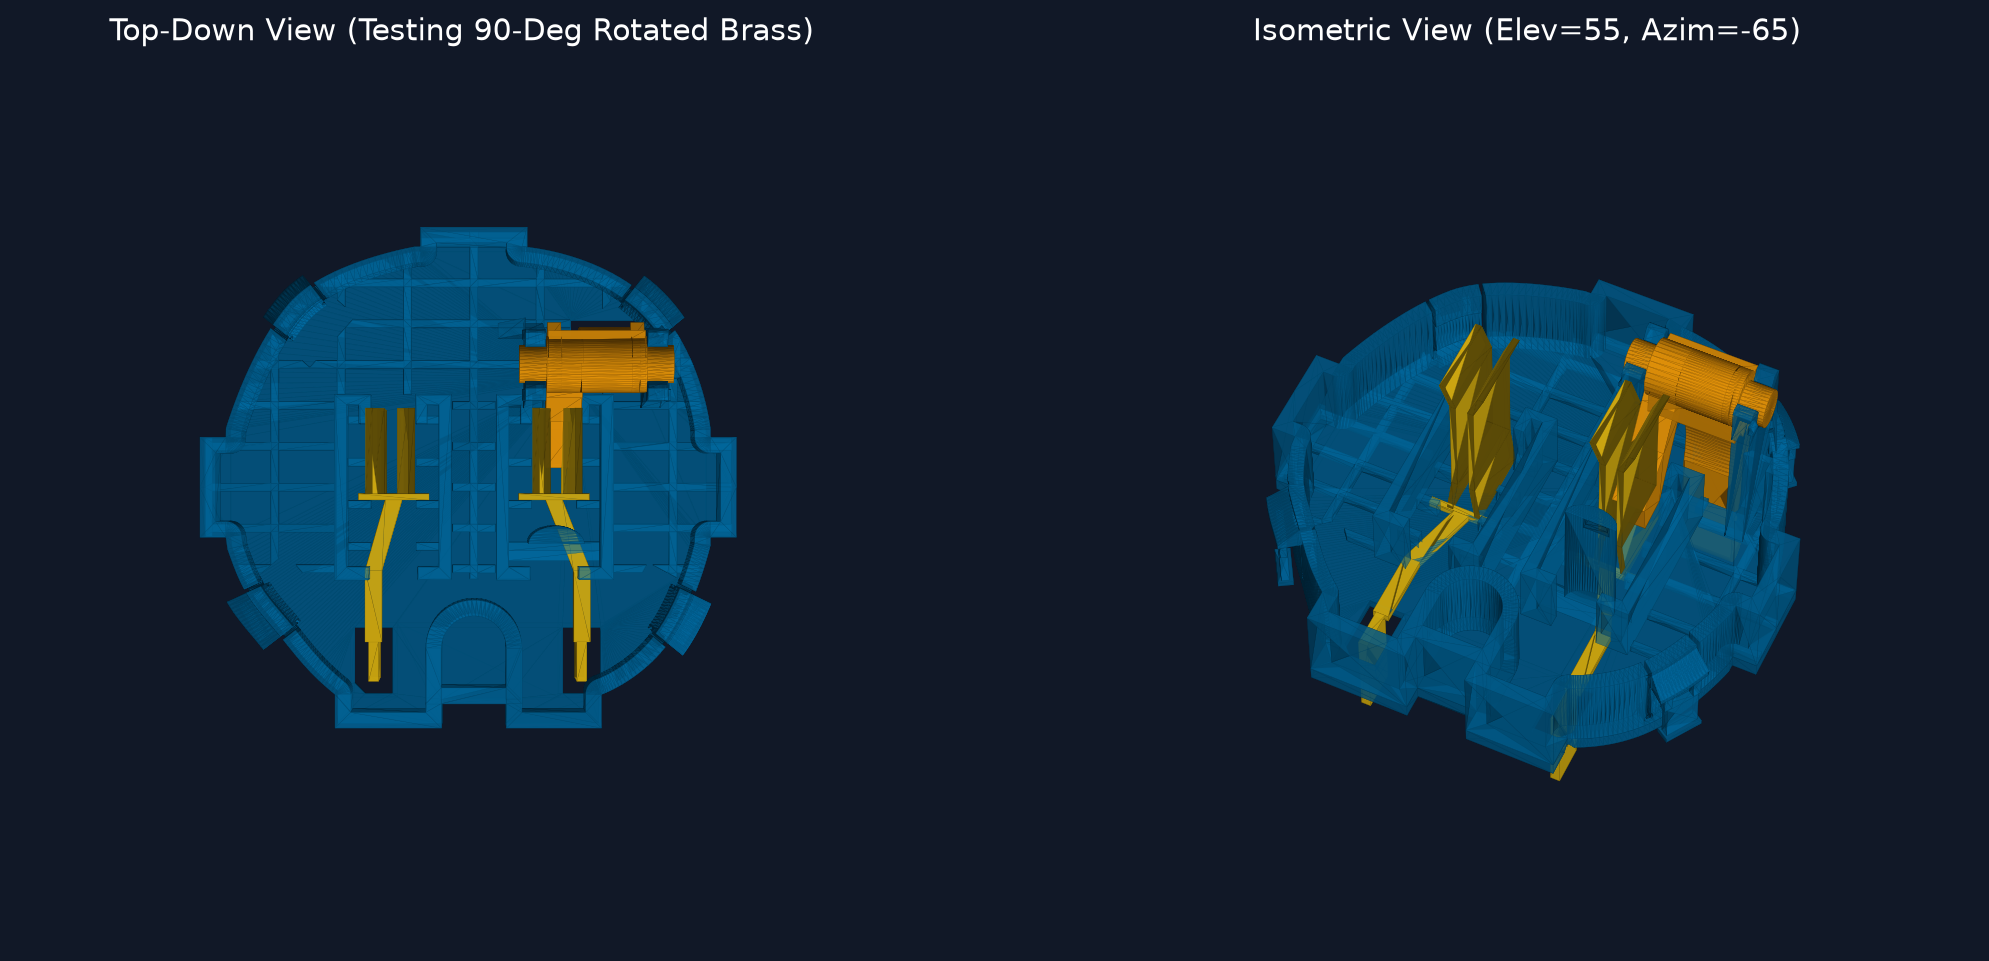

Python code for this plot:
"""
testing/test_rotated_brass.py
Builds accurate 3D mesh of the OEM brass contacts with the correct 90-degree orientation:
- Left & Right spring leaves pinching in X
- Open gap running along Y for plug blade insertion in -Z
- Bottom runner extending to floor slit and blade protruding under the floor (Z < 0)
"""

import os
import sys
import numpy as np
import trimesh
import matplotlib.pyplot as plt
from shapely.geometry import Polygon

sys.path.insert(0, os.path.abspath(os.path.join(os.path.dirname(__file__), '..')))
from build_part import build_exact_3d_model, extrude_shapely_geom, BASE_THICK
from build_shaft import build_shaft_rocker_mesh

def build_accurate_brass_contact(is_hot=True):
    """
    Constructs an accurate 3D mesh of the OEM stamped brass contact:
    - Leaves pinch along X (separated by pinch throat gap D1b=1.0mm, belly D1a=5.0mm, mouth D5=4.3mm)
    - Leaves extend along Y (Y from -5.8 to +5.8mm, height Z from 1.0 to 15.4mm)
    - Connecting bridge at Y = -5.8mm
    - Runner on floor to slit
    - Terminal blade extending under floor (-Z down to -5.5mm)
    """
    xc = 6.28 if is_hot else -6.28
    slit_x = 8.453 if is_hot else -7.853
    
    # Caliper dimensions
    D1A = 5.00   # Wide belly gap in X
    D1B = 1.00   # Throat pinch gap in X
    D2  = 14.40  # Total height in Z above Z=1.0mm
    D4  = 8.40   # Throat elevation in Z above Z=1.0mm
    D5  = 4.30   # Top flare opening in X
    THICK = 0.50 # Sheet thickness
    th = THICK / 2.0
    
    z_base = BASE_THICK # 1.00mm
    z_belly = z_base + 4.50
    z_throat = z_base + D4
    z_top = z_base + D2
    
    # Left Leaf profile in X-Z (relative to xc):
    # Matches real OEM contact: upright parallel spring leaves with top lead-in flare
    left_pts = [
        (-1.20, z_base),
        (-0.75, z_base + 3.0),
        (-0.75, 12.2),
        (-1.60, 14.0)
    ]
    # Right Leaf profile in X-Z (relative to xc):
    right_pts = [
        (1.20, z_base),
        (0.75, z_base + 3.0),
        (0.75, 12.2),
        (1.60, 14.0)
    ]
    
    poly_left_xz = [(p[0] - th, p[1]) for p in left_pts] + [(p[0] + th, p[1]) for p in reversed(left_pts)]
    poly_right_xz = [(p[0] - th, p[1]) for p in right_pts] + [(p[0] + th, p[1]) for p in reversed(right_pts)]
    
    p_l = Polygon(poly_left_xz)
    p_r = Polygon(poly_right_xz)
    
    # Extrude along Y: from Y = -0.50 to +5.94 (length = 6.44mm, matching photo)
    y_len = 6.44
    y_start = -0.50
    
    # extrude_shapely_geom extrudes in Z. We then map: X->X, Y->Z(new), Z->Y(new)
    m_l = extrude_shapely_geom(p_l, height=y_len)
    vl = m_l.vertices.copy()
    vl_new = np.zeros_like(vl)
    vl_new[:, 0] = vl[:, 0]
    vl_new[:, 1] = vl[:, 2] + y_start  # Y axis
    vl_new[:, 2] = vl[:, 1]           # Z axis
    m_l.vertices = vl_new
    
    m_r = extrude_shapely_geom(p_r, height=y_len)
    vr = m_r.vertices.copy()
    vr_new = np.zeros_like(vr)
    vr_new[:, 0] = vr[:, 0]
    vr_new[:, 1] = vr[:, 2] + y_start  # Y axis
    vr_new[:, 2] = vr[:, 1]           # Z axis
    m_r.vertices = vr_new
    
    # Transverse bridge connecting left and right leaves at Y in [-1.0, -0.50], Z in [1.0, 1.5]
    bridge_poly = Polygon([
        (-D1A/2.0 - th, -1.00),
        (D1A/2.0 + th, -1.00),
        (D1A/2.0 + th, -0.50),
        (-D1A/2.0 - th, -0.50)
    ])
    m_bridge = extrude_shapely_geom(bridge_poly, height=0.50) # Z in [0, 0.5]
    m_bridge.apply_translation([0, 0, 1.0]) # Z in [1.0, 1.5]
    
    # Floor runner to slit: connects bridge to the slit hole with realistic S-curve
    # Starts at center (0, -1.0) and curves to dx_slit at Y = -12.10
    dx_slit = slit_x - xc
    w_run = 1.30
    runner_poly = Polygon([
        (-w_run/2.0, -1.00),
        (w_run/2.0, -1.00),
        (dx_slit + w_run/2.0, -6.50),
        (dx_slit + w_run/2.0, -12.10),
        (dx_slit - w_run/2.0, -12.10),
        (dx_slit - w_run/2.0, -6.50)
    ])
    m_runner = extrude_shapely_geom(runner_poly, height=0.50)
    m_runner.apply_translation([0, 0, 1.0])
    
    # Terminal blade under the floor:
    # Extends through the floor (Z = 1.0 down to -5.5mm, total height 6.5mm)
    # At Y in [-15.2, -12.1] (len = 3.10mm), thickness 0.77mm in X
    blade_poly = Polygon([
        (-15.20, -5.50),
        (-12.10, -5.50),
        (-12.10, 1.50),
        (-15.20, 1.50)
    ])
    m_blade = extrude_shapely_geom(blade_poly, height=0.77)
    # blade_poly is in (Y, Z), extrude is in X.
    vb = m_blade.vertices.copy()
    vb_new = np.zeros_like(vb)
    vb_new[:, 0] = vb[:, 2] - 0.77/2.0 + dx_slit  # centered at dx_slit
    vb_new[:, 1] = vb[:, 0]                       # Y
    vb_new[:, 2] = vb[:, 1]                       # Z
    m_blade.vertices = vb_new
    
    parts = [m_l, m_r, m_bridge, m_runner, m_blade]
    m_tot = trimesh.util.concatenate(parts)
    m_tot.apply_translation([xc, 0.0, 0.0])
    return m_tot

if __name__ == '__main__':
    b_hot = build_accurate_brass_contact(is_hot=True)
    b_neu = build_accurate_brass_contact(is_hot=False)
    part_mesh, _ = build_exact_3d_model()
    shaft_mesh = build_shaft_rocker_mesh()
    
    print("Hot Brass Bounds:", b_hot.bounds)
    print("Neutral Brass Bounds:", b_neu.bounds)
    
    # Visualize top-down and isometric
    from generate_print_assembly_guide import render_unified_panel
    fig = plt.figure(figsize=(14, 7), facecolor='#111827')
    
    ax1 = fig.add_subplot(1, 2, 1, projection='3d', facecolor='#111827')
    ax1.set_title("Top-Down View (Testing 90-Deg Rotated Brass)", color='white')
    render_unified_panel(ax1, [
        (part_mesh, '#0284c7', 0.6),
        (shaft_mesh, '#f59e0b', 0.95),
        (b_hot, '#facc15', 0.95),
        (b_neu, '#facc15', 0.95)
    ], elev=90, azim=-90)
    ax1.set_xlim(-22, 22); ax1.set_ylim(-22, 22); ax1.set_zlim(-7, 20)
    
    ax2 = fig.add_subplot(1, 2, 2, projection='3d', facecolor='#111827')
    ax2.set_title("Isometric View (Elev=55, Azim=-65)", color='white')
    render_unified_panel(ax2, [
        (part_mesh, '#0284c7', 0.6),
        (shaft_mesh, '#f59e0b', 0.95),
        (b_hot, '#facc15', 0.95),
        (b_neu, '#facc15', 0.95)
    ], elev=55, azim=-65)
    ax2.set_xlim(-22, 22); ax2.set_ylim(-22, 22); ax2.set_zlim(-7, 20)
    
    out_img = os.path.join(os.path.dirname(__file__), 'test_rotated_brass.png')
    fig.savefig(out_img, dpi=180, facecolor=fig.get_facecolor(), bbox_inches='tight')
    plt.close(fig)
    print("Test render saved to:", out_img)
